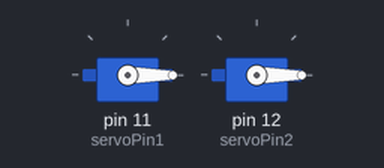
A sketch run on a simulated Arduino Uno, built with avr-gcc and run on an emulated ATmega328P. Parts: 2 × servo.

Above: at 0.1 s.
At 12.05 s:
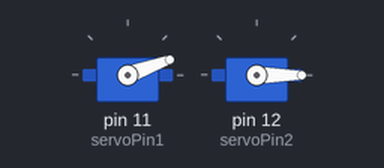
At 19.1 s:
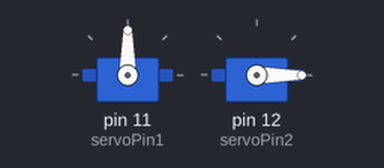
At 38.2 s:
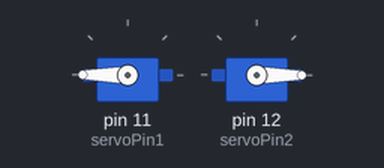
Timing chart, 0 to 39.7 s (numbered marks = the images above):
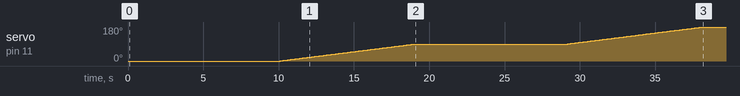

Measured:
- by itself, servo on pin 11 (servoPin1): moves from 0° to 180° over 28.0 s

The sketch:

Servo.ino
```cpp
#include <Servo.h>

int servoPin1 =11;
int servoPin2 =12;
Servo servo1;
Servo servo2;
int pos=0;
void setup()
{
  Serial.begin(9600);
  servo1.attach(servoPin1);
  servo2.attach(servoPin2);
}


void loop()
{
   servo2.write(0);

   servo1.write(0);
   delay(10000);
   for (pos = 0; pos <= 90; pos += 1) {
    servo1.write(pos);
    delay(100);
   }
   servo1.write(90);
   delay(10000);
   for (pos = 90; pos <= 180; pos += 1) {
    servo1.write(pos);
    delay(100);
   }
   servo1.write(180);
   delay(10000);
   for (pos = 0; pos <= 90; pos += 1) {
    servo2.write(pos);
    delay(100);
   }
   servo2.write(65);
   delay(10000);
   for (pos = 65; pos >= 0; pos -= 1) {
    servo2.write(pos);
    delay(35);
   }
   for (pos = 180; pos >= 0; pos -= 1) {
    servo1.write(pos);
    delay(35);
   }
}
```
